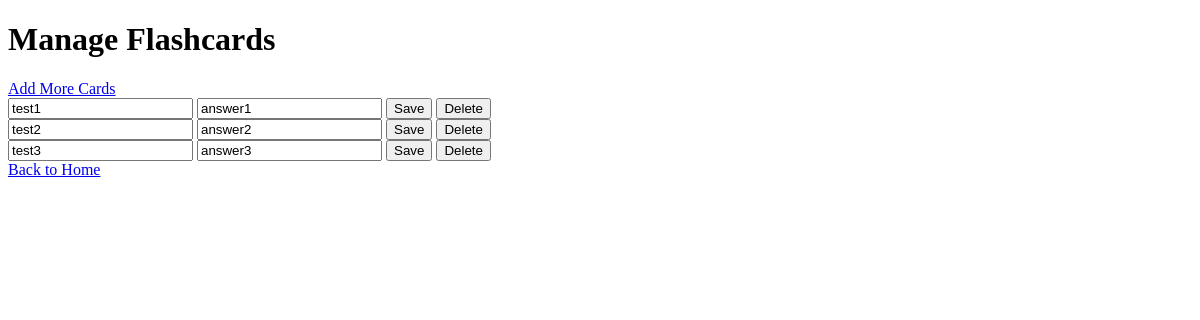
The app's page /deck/4/manage, older data.
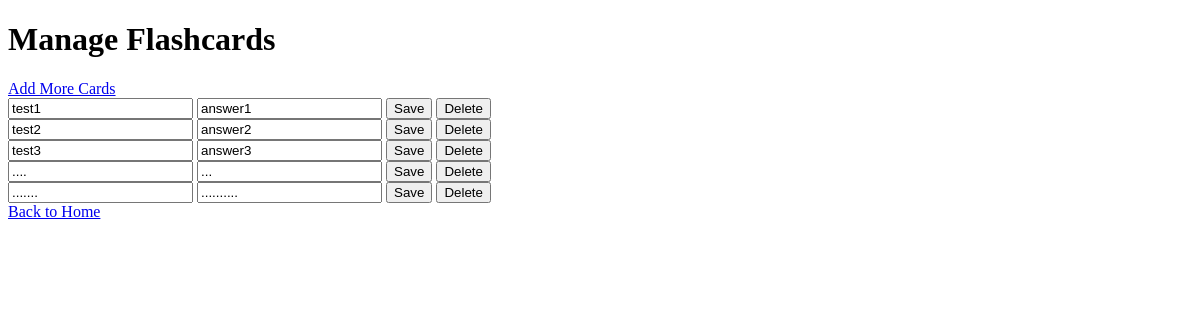
The same page, newer data.
### tables this page shows
CREATE TABLE flashcards (id INTEGER PRIMARY KEY AUTOINCREMENT, deck_id INTEGER NOT NULL, question TEXT NOT NULL, answer TEXT NOT NULL, FOREIGN KEY(deck_id) REFERENCES decks(id) ON DELETE CASCADE);

### app.py (the view)
@app.route("/deck/<int:deck_id>/manage")
def manage_cards(deck_id):
    flashcards = db.query("SELECT id, question, answer FROM flashcards WHERE deck_id = ?", [deck_id])
    return render_template("manage_cards.html", flashcards=flashcards, deck_id=deck_id)

### db.py (called while the page is built)
def get_connection():
    con = sqlite3.connect("database.db")
    con.execute("PRAGMA foreign_keys = ON")
    con.row_factory = sqlite3.Row
    return con

def query(sql, params=[]):
    con = get_connection()
    result = con.execute(sql, params).fetchall()
    con.close()
    return result

### templates/manage_cards.html (shortened to what this page needs)
<!DOCTYPE html>
<html>
<head>
</head>
<body>
  <h1>Manage Flashcards</h1>
  <a href="/deck/{{ deck_id }}/add-cards">Add More Cards</a>
  {% for card in flashcards %}
    <div>
      <form action="/flashcard/{{ card.id }}/edit" method="GET" style="display: inline;">
        <input type="text" name="question" value="{{ card.question }}">
        <input type="text" name="answer" value="{{ card.answer }}">
        <button type="submit">Save</button>
      </form>
      <form action="/flashcard/{{ card.id }}/delete" method="POST" style="display: inline;">
        <button type="submit">Delete</button>
      </form>
    </div>
  {% endfor %}
  <a href="/">Back to Home</a>
</body>
</html>

Row changes from the older to the newer data that the page shows:
added flashcards: question "....", answer "..."
added flashcards: question ".......", answer ".........."
